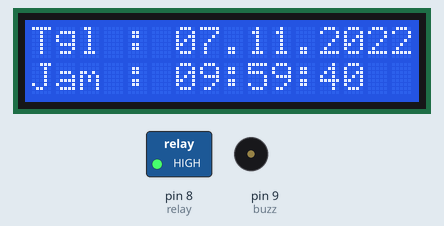
The sketch below on a simulated Arduino Uno, built with avr-gcc and run on an emulated ATmega328P. On the bench: 16×2 character LCD, switched loads named in the sketch (green lamp = pin HIGH), buzzer (waves = sounding, pin HIGH). The local clock reads 2024-03-15 10:24:30 at power-on unless the sketch sets it; what the sketch prints to the serial monitor is not drawn.

Above: at 0.2 s.
At 9.5 s:
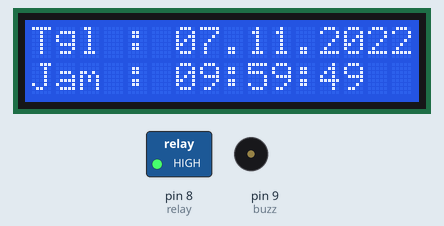
At 18.8 s:
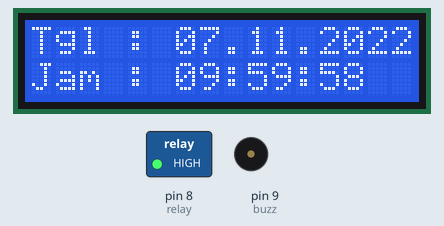
At 38.6 s:
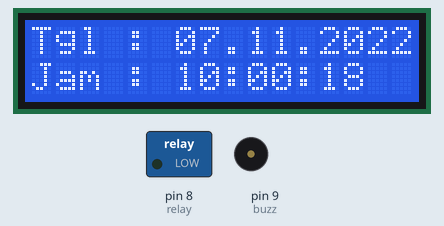
Timing chart, 0 to 40.0 s (numbered marks = the images above):
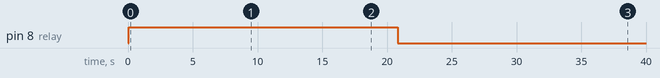

The sketch:

TEST_KONTROL_LAMPU.ino
```cpp
//MUHAMMAD RAMADHAN
//TEST KONTROL LAMPU WITH RTC

#include <Wire.h>
#include <LiquidCrystal_I2C.h>
#include <DS3231.h>

LiquidCrystal_I2C lcd(0x27, 16, 2);
DS3231 rtc(SDA, SCL);
Time waktu;

int relay = 8;
int buzz = 9;

void setup() {
  // put your setup code here, to run once:
  Serial.begin(115200);

  rtc.begin();
  rtc.setTime(9, 59, 40);
  rtc.setDate(07, 11, 2022);
  rtc.setDOW(4);

  lcd.begin();
  lcd.backlight();

  pinMode(relay, OUTPUT);
  digitalWrite(relay, HIGH);

  pinMode(buzz, OUTPUT);


}

void nyalaLED(){
  digitalWrite(relay, HIGH);
}

void matiLED(){
  digitalWrite(relay, LOW);
}

void loop() {
  // put your main code here, to run repeatedly:

  lcd.setCursor(0,0);
  lcd.print("Tgl : ");
  lcd.setCursor(6,0);
  lcd.print(rtc.getDateStr()); //mengambil data tgl

  lcd.setCursor(0, 1);
  lcd.print("Jam : ");
  lcd.setCursor(6, 1);
  lcd.print(rtc.getTimeStr()); //mengambil jam
  delay(1000);

  waktu = rtc.getTime();

  Serial.println(waktu.hour);
  Serial.println(waktu.min);


  //cycle 1
  if (waktu.hour >= 10 && waktu.min >= 0) {
    matiLED();
    Serial.println("MATI");
  }

  if (waktu.hour >= 10 && waktu.min >= 1){
    nyalaLED();
    Serial.println("NYALA");
  }


  //cycle 2
  if (waktu.hour >= 10 && waktu.min >= 2){
    matiLED();
    Serial.println("MATI");
  }

  if (waktu.hour >= 10 && waktu.min >= 3){
    nyalaLED();
    Serial.println("NYALA");
  }

  //cycle 3
  if (waktu.hour >= 10 && waktu.min >= 4){
    matiLED();
    Serial.println("MATI");
  }

  if (waktu.hour >= 10 && waktu.min >= 5){
    nyalaLED();
    Serial.println("NYALA");
  }


}
```

Measured:
- by itself, pin 8 (relay): HIGH → LOW at 20.8 s
- what the display in image 1 shows lasts 1.1 s, from 9.4 s to 10.5 s
